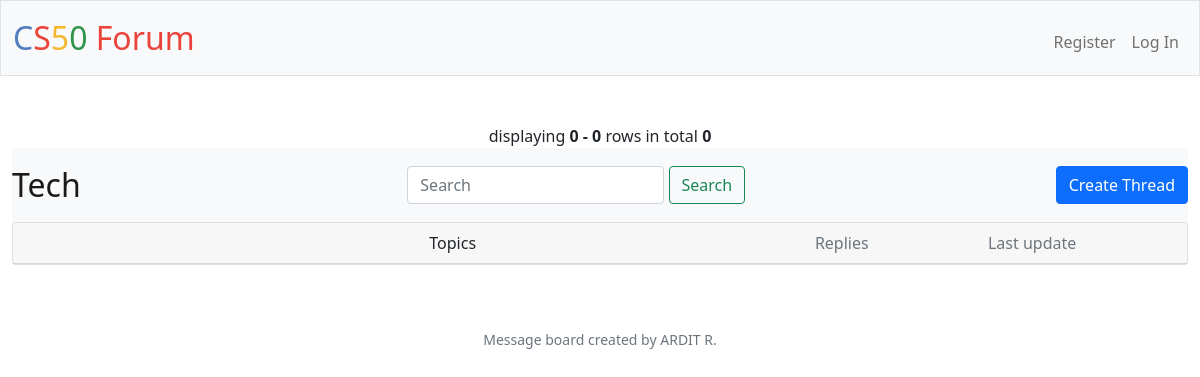
/tech, run on an earlier commit of the app's database.
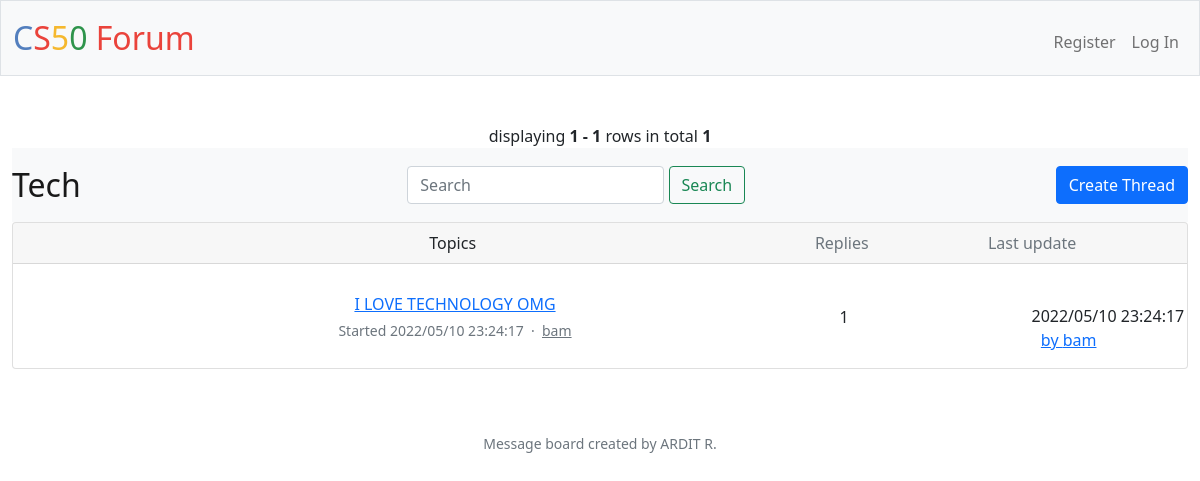
And on a later commit of the database.
### tables this page shows
CREATE TABLE thread (id INTEGER PRIMARY KEY AUTOINCREMENT NOT NULL, user TEXT NOT NULL, title TEXT NOT NULL, replies INTEGER NOT NULL DEFAULT 1, board TEXT NOT NULL, creation TEXT NOT NULL, latest TEXT NOT NULL, user_id INTEGER CANNOT BE NULL, latest_user TEXT, latest_id INTEGER);

### app.py (the view)
@app.route("/tech")
def tech():
    try:
        id = session["user_id"]
    except KeyError:
        id = ""
    row_user = db.execute("SELECT * FROM users WHERE id = ?", id)
    if len(row_user) < 1:
        user = ""
    else:
        user = row_user[0]["username"]
    rows = db.execute("SELECT * FROM thread WHERE board = 'tech' ORDER BY latest DESC")
    page = request.args.get(get_page_parameter(), type=int, default=1)
    pagination = Pagination(page=page, per_page=5, total=len(rows), record_name='rows')
    i=(page-1) * 5
    rows1=rows[i:i+5]
    return render_template('tech.html', pagination=pagination, rows=rows1, user=user)

### app.py (called while the page is built)
@app.after_request
def after_request(response):
    response.headers["Cache-Control"] = "no-cache, no-store, must-revalidate"
    response.headers["Expires"] = 0
    response.headers["Pragma"] = "no-cache"
    return response

### templates/tech.html (shortened to what this page needs)
{% extends "layout.html" %}
{% block main %}
{{ pagination.info }}
    <nav class="navbar navbar-light bg-light">
        <a class="navbar-brand">Tech</a>
        <form action="/search" method="get" class="form-inline">
            <div class="d-flex">
                <input class="form-control mr-sm-2" type="search" placeholder="Search" aria-label="Search" name="search">
                <button class="btn btn-outline-success my-2 my-sm-0" type="submit">Search</button>
            </div>
        </form>
        <a href="/thread" class="btn btn-primary">Create Thread</a>
    </nav>
    <link href="https://code.ionicframework.com/ionicons/2.0.1/css/ionicons.min.css" rel="stylesheet">
    <div class="card mb-3">
        <div class="card-header pl-0 pr-0">
            <div class="row no-gutters w-100 align-items-center">
                <div class="col ml-3" style="position:relative; left:55px">Topics</div>
                <div class="col-4 text-muted">
                    <div class="row no-gutters align-items-center">
                        <div class="col-4">Replies</div>
                        <div class="col-8">Last update</div>
                    </div>
                </div>
            </div>
        </div>
                {% for row in rows %}
                <div class="card-body py-3">
                    <div class="row no-gutters align-items-center">
                        <div class="col"> <a href="/viewthread?id={{ row["id"] }}" class="text-big" data-abc="true">{{ row["title"] }}</a>
                            <div class="text-muted small mt-1">Started {{ row["creation"] }} &nbsp;·&nbsp; <a href="/profile?id={{ row["user_id"] }}" class="text-muted" data-abc="true">{{ row["user"] }}</a></div>
                        </div>
                        <div class="d-none d-md-block col-4">
                            <div class="row no-gutters align-items-center">
                                <div class="col-4" style="position:relative; top:25px; left:-15px">{{ row["replies"] }}</div>
                                    <div class="media-body flex-truncate ml-2">
                                        <div class="col-8" style="margin-left: 180px">{{ row["latest"] }}</div> <a href="/profile?id={{ row["latest_id"] }}" class="col-8" style="margin-left: 160px" data-abc="true">by {{ row["latest_user"] }}</a>
                                    </div>
                            </div>
                        </div>
                    </div>
                </div>
                {% endfor %}
        </div>
{% endblock %}

What changed in the data, as far as the page shows it:
added thread: title "I LOVE TECHNOLOGY OMG", creation "2022/05/10 23:24:17", user "bam", replies "1", latest "2022/05/10 23:24:17", latest_user "bam"
Also different on the page:
{{ pagination.info }}: "displaying 0 - 0 rows in total 0" → "displaying 1 - 1 rows in total 1"
